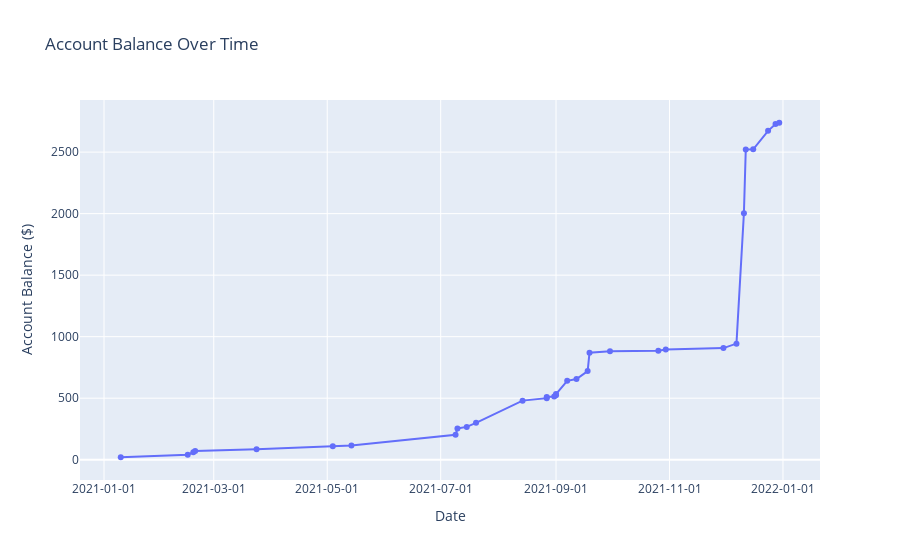

The notebook cell saved with this chart:
### Markdown cell above
### Generate a line graph showing how your account balance changed over time as a result of the transactions.
 - The x-axis represents the dates of the transactions, and the y-axis represents the account balance. 
 - Each point on the graph corresponds to a specific date, and the line connects these points to show the trend in the account balance over time.

### Code cell
# Calculate account balance over time
df['Account Balance'] = df['Amount'].cumsum()

# Plotting with Plotly
fig = px.line(df, x='Date', y='Account Balance', title='Account Balance Over Time',
              labels={'Account Balance': 'Account Balance ($)'}, 
              markers=True, line_shape='linear')

fig.update_layout(xaxis_title='Date', yaxis_title='Account Balance ($)',
                  xaxis=dict(tickformat='%Y-%m-%d'))  # Format x-axis tick labels as dates

fig.show()

### Figure 1 — Plotly figure (JSON) as saved in the notebook; plotly's stock layout.template omitted (floating-point values rounded to 4 significant figures)
{"data": [{"hovertemplate": "Date=%{x}<br>Account Balance ($)=%{y}<extra></extra>", "legendgroup": "", "line": {"color": "#636efa", "dash": "solid", "shape": "linear"}, "marker": {"symbol": "circle"}, "mode": "markers+lines", "name": "", "orientation": "v", "showlegend": false, "type": "scatter", "x": ["2021-01-10T00:00:00", "2021-02-15T00:00:00", "2021-02-18T00:00:00", "2021-02-19T00:00:00", "2021-03-24T00:00:00", "2021-05-04T00:00:00", "2021-05-14T00:00:00", "2021-07-09T00:00:00", "2021-07-10T00:00:00", "2021-07-15T00:00:00", "2021-07-20T00:00:00", "2021-08-14T00:00:00", "2021-08-27T00:00:00", "2021-08-27T00:00:00", "2021-08-31T00:00:00", "2021-09-01T00:00:00", "2021-09-01T00:00:00", "2021-09-07T00:00:00", "2021-09-12T00:00:00", "2021-09-18T00:00:00", "2021-09-19T00:00:00", "2021-09-30T00:00:00", "2021-10-26T00:00:00", "2021-10-30T00:00:00", "2021-11-30T00:00:00", "2021-12-07T00:00:00", "2021-12-11T00:00:00", "2021-12-12T00:00:00", "2021-12-16T00:00:00", "2021-12-24T00:00:00", "2021-12-28T00:00:00", "2021-12-30T00:00:00"], "xaxis": "x", "y": [20, 41.18, 59.83, 71.25, 85.58, 108.6, 115.8, 202.7, 254.0, 266.7, 299.5, 480.2, 500.2, 509.7, 512.9, 523.4, 534.0, 641.2, 655.9, 720.3, 870.3, 880.9, 885.9, 896.5, 907.1, 943.4, 2004.0, 2521.0, 2523.0, 2673.0, 2728.0, 2739.0], "yaxis": "y"}], "layout": {"legend": {"tracegroupgap": 0}, "title": {"text": "Account Balance Over Time"}, "xaxis": {"anchor": "y", "domain": [0, 1], "tickformat": "%Y-%m-%d", "title": {"text": "Date"}}, "yaxis": {"anchor": "x", "domain": [0, 1], "title": {"text": "Account Balance ($)"}}}}
